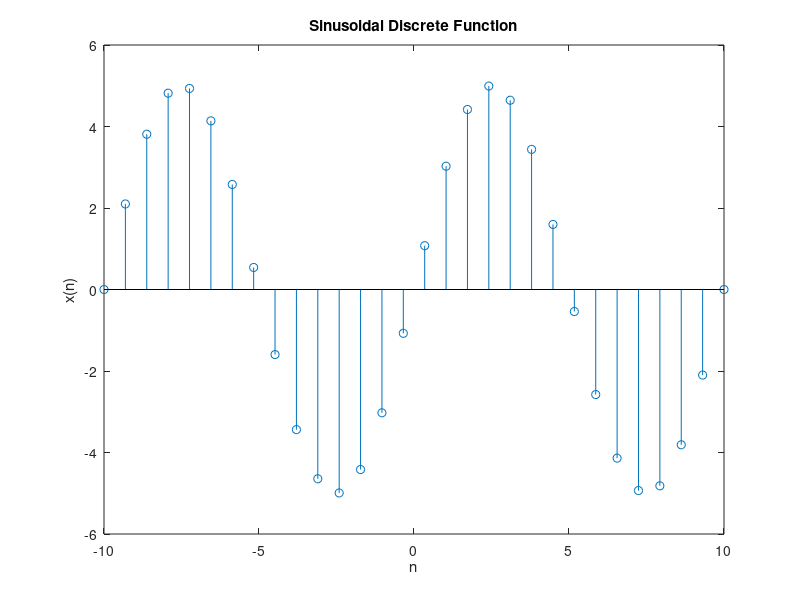

Here is the MATLAB script that generated this plot:
function discSinu()
x=linspace(-10, 10, 30);
y=5*sin(2*pi*0.1*x);
stem(x,y);
xlim([-10, 10]);
ylim([-6, 6]);
xlabel('n');
ylabel('x(n)');
title('Sinusoidal Discrete Function');
end